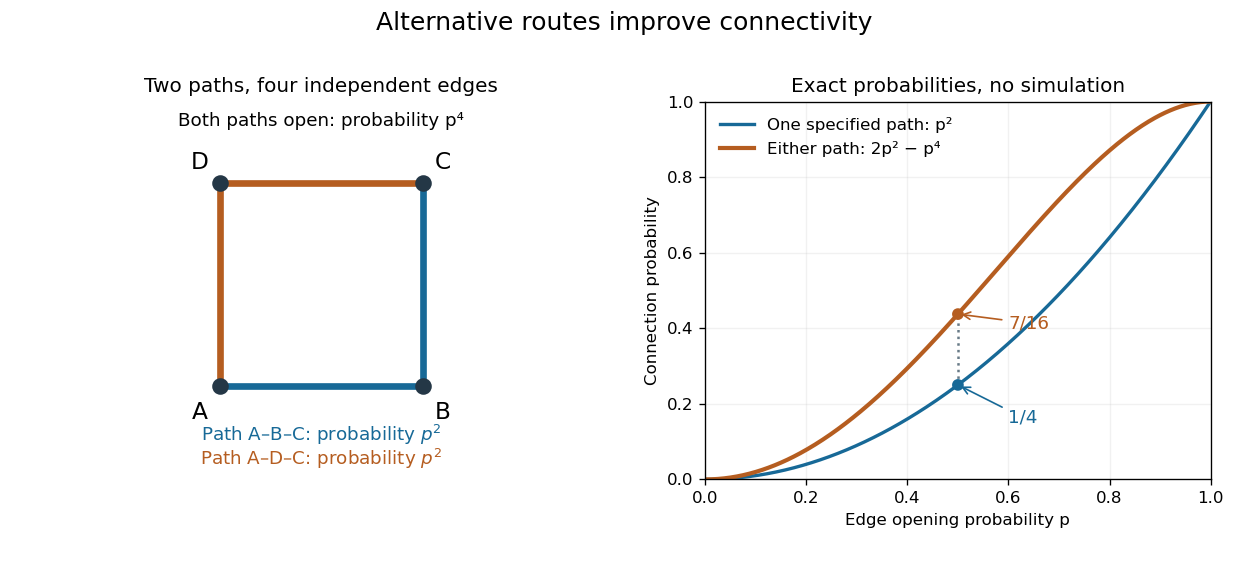

The script that drew this image:
"""Exact connectivity of opposite corners of a four-edge square."""

from itertools import product
from pathlib import Path

import matplotlib
matplotlib.use("Agg")
import matplotlib.pyplot as plt
import numpy as np


def main():
    edges = [(0, 1), (1, 2), (0, 3), (3, 2)]
    connected_counts = np.zeros(5, dtype=int)
    for states in product([False, True], repeat=4):
        reached = {0}
        for _ in range(4):
            for (a, b), opened in zip(edges, states):
                if opened and (a in reached or b in reached):
                    reached.update([a, b])
        if 2 in reached:
            connected_counts[sum(states)] += 1
    assert connected_counts.tolist() == [0, 0, 2, 4, 1]
    p = np.linspace(0, 1, 401)
    enumerated = sum(connected_counts[k] * p**k * (1-p)**(4-k)
                     for k in range(5))
    assert np.allclose(enumerated, 2*p*p-p**4)
    assert sum(connected_counts) == 7
    fig, axes = plt.subplots(1, 2, figsize=(10.4, 4.7), dpi=120)
    blue, orange = "#176997", "#b55d20"
    ax = axes[0]
    coordinates = np.array([[0, 0], [1, 0], [1, 1], [0, 1]])
    for indexes, color in [([0, 1, 2], blue), ([0, 3, 2], orange)]:
        points = coordinates[indexes]
        ax.plot(points[:, 0], points[:, 1], color=color, lw=4)
    ax.scatter(coordinates[:, 0], coordinates[:, 1], s=80, color="#243746", zorder=3)
    for name, (x, y), (dx, dy) in zip("ABCD", coordinates,
                                    [(-.1, -.13), (.1, -.13), (.1, .1), (-.1, .1)]):
        ax.text(x+dx, y+dy, name, ha="center", va="center", fontsize=14)
    ax.text(.5, -.27, r"Path A–B–C: probability $p^2$", color=blue,
            ha="center", fontsize=11)
    ax.text(.5, -.39, r"Path A–D–C: probability $p^2$", color=orange,
            ha="center", fontsize=11)
    ax.text(.5, 1.28, "Both paths open: probability p⁴", ha="center", fontsize=11)
    ax.set_xlim(-.35, 1.35)
    ax.set_ylim(-.46, 1.40)
    ax.set_aspect("equal")
    ax.axis("off")
    ax.set_title("Two paths, four independent edges", fontsize=12)
    ax = axes[1]
    ax.plot(p, p**2, color=blue, lw=2, label="One specified path: p²")
    ax.plot(p, enumerated, color=orange, lw=2.5, label="Either path: 2p² − p⁴")
    ax.scatter([.5, .5], [.25, 7/16], color=[blue, orange], zorder=4)
    ax.vlines(.5, .25, 7/16, color="#687a87", ls=":")
    ax.annotate("7/16", (.5, 7/16), xytext=(.60, .40), fontsize=11,
                color=orange, arrowprops={"arrowstyle": "->", "color": orange})
    ax.annotate("1/4", (.5, .25), xytext=(.60, .15), fontsize=11,
                color=blue, arrowprops={"arrowstyle": "->", "color": blue})
    ax.set(xlim=(0, 1), ylim=(0, 1), xlabel="Edge opening probability p",
           ylabel="Connection probability")
    ax.set_title("Exact probabilities, no simulation", fontsize=12)
    ax.legend(loc="upper left", fontsize=10, frameon=False)
    ax.grid(alpha=.17)
    fig.suptitle("Alternative routes improve connectivity", fontsize=15)
    fig.subplots_adjust(left=.055, right=.97, bottom=.15, top=.82, wspace=.26)
    fig.savefig(Path.cwd() / Path(__file__).with_suffix(".png").name, facecolor="white")
    plt.close(fig)


if __name__ == "__main__":
    main()
